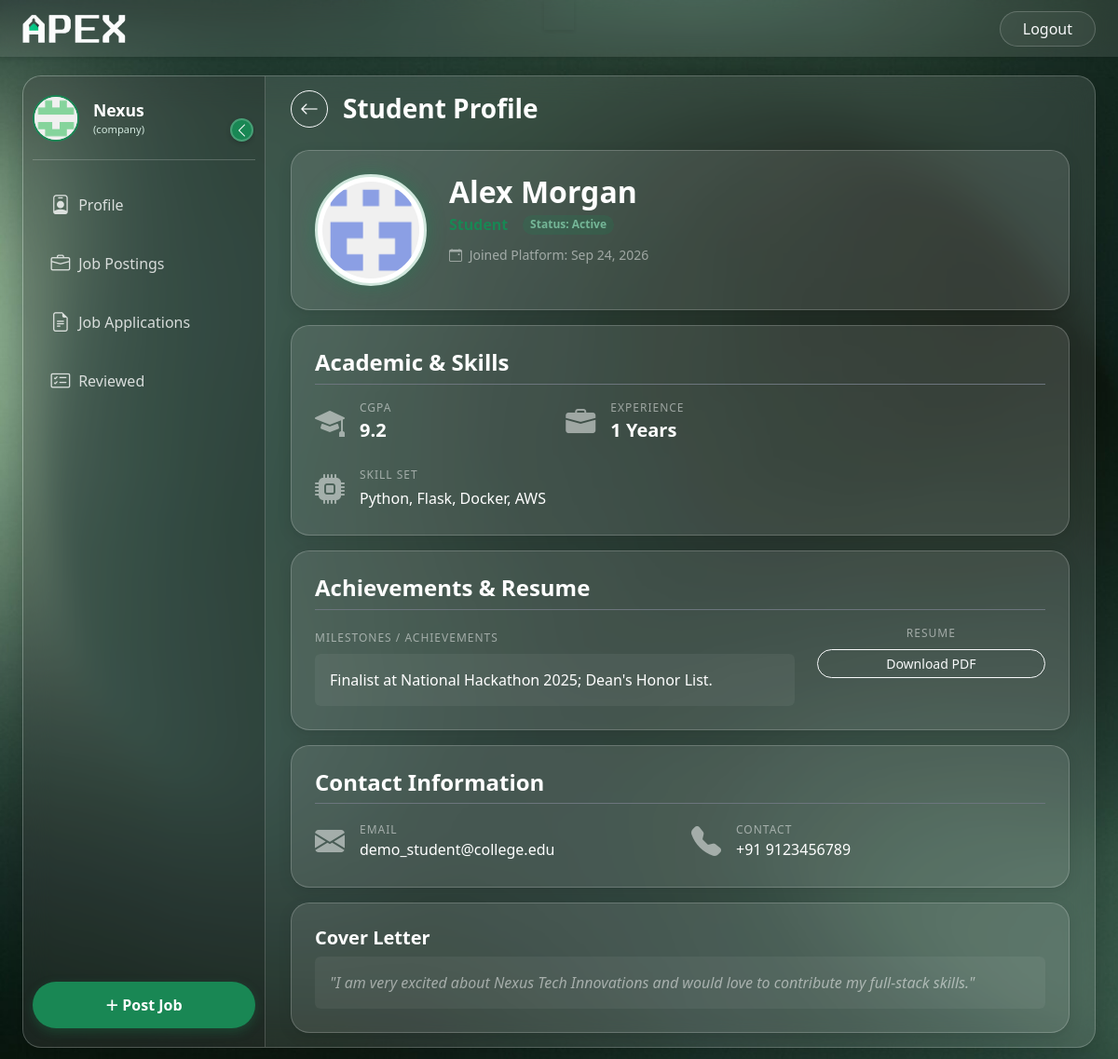
The page /company/application/view/6 (signed in) on the database its author committed.
### controller/models.py (models this page shows, shortened)
class User(UserMixin,db.Model):
    id = db.Column(db.Integer, primary_key=True, autoincrement=True)
    name = db.Column(db.String(80), nullable=False)
    email = db.Column(db.String(120), unique=True, nullable=False)
    password = db.Column(db.String(200), nullable=False)
    contact = db.Column(db.String(10), nullable=False)
    created_at = db.Column(db.DateTime, nullable=False, default=db.func.current_timestamp())
    blacklisted = db.Column(db.Boolean, default=False)
    image_url = db.Column(db.String(225))
    fs_uniquifier = db.Column(db.String(255), unique=True, nullable=False, default=lambda: secrets.token_urlsafe(16))
    last_login_at = db.Column(db.DateTime)
    student_details = db.relationship('Student', backref='user', lazy=True, uselist=False)
    company_details = db.relationship('Company', backref='user', lazy=True, uselist=False)
    roles = db.relationship('Role', secondary='user_roles', backref='user', lazy=True, uselist=False)

class Student(db.Model):
    id = db.Column(db.Integer, primary_key=True, autoincrement=True)
    user_id = db.Column(db.Integer, db.ForeignKey('user.id'), nullable=False)
    cgpa = db.Column(db.Float, nullable=False)
    experience = db.Column(db.Integer, nullable=False)
    skill_set = db.Column(db.String(200), nullable=False)
    resume = db.Column(db.String(225), nullable=False)
    milestones = db.Column(db.String(500))
    is_deleted = db.Column(db.Boolean, default=False)
    applications = db.relationship('Application', backref='student', lazy=True)

class Application(db.Model):
    id = db.Column(db.Integer, primary_key=True, autoincrement=True)
    student_id = db.Column(db.Integer, db.ForeignKey('student.id'), nullable=False)
    job_position_id = db.Column(db.Integer, db.ForeignKey('job_position.id'), nullable=False)
    application_status = db.Column(db.String(15), default='Applied') # Applied , Reviewed , Interviewed , Selected , Rejected
    applied_at = db.Column(db.DateTime, nullable=False, default=db.func.current_timestamp())
    cover_letter = db.Column(db.String(250))
    custom_resume = db.Column(db.String(225))
    remarks = db.Column(db.String(500)) # Recruiter feedback
    is_read = db.Column(db.Boolean, default=False)
    is_cleared = db.Column(db.Boolean, default=False)
    placements = db.relationship('Placement', backref='application', lazy=True, uselist=False)
    job_position = db.relationship('JobPosition', backref='applications', lazy=True)

### routes/company_routes.py (the view)
@company_bp.route('/application/view/<int:id>')
@company_required
def view_application(id):
    application = Application.query.get_or_404(id)
    if application.job_position.company_id != current_user.company_details.id:
        flash("Unauthorized access.", "danger")
        return redirect(url_for('company_bp.applications'))
    return render_template('company/view_application.html',
                            application=application,
                            user=current_user,
                            active_page='job_postings')

### app.py (called while the page is built)
@login_manager.user_loader
def load_user(user_id):
    return User.query.get(int(user_id))

### routes/main_routes.py (called while the page is built, shortened)
@app.context_processor
def inject_notifications():
    return dict(unread_count=0)

### templates/company/view_application.html (shortened to what this page needs)
{% extends 'company/dashboard.html' %}
{% block dashboard_content %}
<div class="container-fluid fade-in" style="max-width: 1000px;">
    <div class="d-flex align-items-center mb-4">
        <a href="{{ url_for('company_bp.reviewed') }}" class="btn btn-outline-light btn-sm rounded-circle me-3" style="width: 40px; height: 40px; display: flex; align-items: center; justify-content: center;">
            <i class="bi bi-arrow-left fs-5"></i>
        </a>
        <h3 class="text-white fw-bold mb-0">Student Profile</h3>
    </div>
    <div class="glass-card profile-header-card mb-3">
        <div class="d-flex flex-column flex-md-row align-items-center align-items-md-start gap-4">
            <div class="profile-img-container">
                <img src="{{ application.student.user.image_url }}" alt="Student Logo" class="{{ 'profile-img-lg-blacklist' if application.student.user.blacklisted else 'profile-img-lg' }}" style="width: 120px; height: 120px; object-fit: contain; background: white; border-radius: 50%; padding: 5px;">
            </div>
            <div class="flex-grow-1 text-center text-md-start">
                <h2 class="text-white fw-bold mb-1">{{ application.student.user.name }}</h2>
                <div class="d-flex flex-wrap justify-content-center align-items-center justify-content-md-start gap-3 mb-2">
                    <span class="text-success fw-bold">Student</span>
                    {% if application.student.user.blacklisted %}
                        <span class="badge bg-danger text-white rounded-pill">Status: Blacklisted</span>
                    {% else %}
                        <span class="badge bg-success-subtle rounded-pill">Status: Active</span>
                    {% endif %}
                </div>
                <small class="text-white-50">
                    <i class="bi bi-calendar-event me-1"></i>
                    Joined Platform: {{ application.student.user.created_at.strftime('%b %d, %Y') }}
                </small>
            </div>
        </div>
    </div>
    <div class="glass-card mb-3">
        <h4 class="text-white fw-bold mb-3 border-bottom border-secondary pb-2">Academic & Skills</h4>
        <div class="row g-4 ">
            <div class="col-md-4">
                <div class="d-flex align-items-center gap-3">
                    <i class="bi bi-mortarboard-fill fs-2 text-white-50"></i>
                    <div>
                        <span class="d-block text-white-50 text-uppercase text-xs">CGPA</span>
                        <span class="fw-bold text-white fs-5">{{ application.student.cgpa }}</span>
                    </div>
                </div>
            </div>
            <div class="col-md-4">
                <div class="d-flex align-items-center gap-3">
                    <i class="bi bi-briefcase-fill fs-2 text-white-50"></i>
                    <div>
                        <span class="d-block text-white-50 text-uppercase text-xs">Experience</span>
                        <span class="fw-bold text-white fs-5">{{ application.student.experience }} Years</span>
                    </div>
                </div>
            </div>
            <div class="col-md-12">
                <div class="d-flex align-items-start gap-3">
                    <i class="bi bi-cpu-fill fs-2 text-white-50"></i>
                    <div class="flex-grow-1">
                        <span class="d-block text-white-50 text-uppercase text-xs mb-1">Skill Set</span>
                            <span class="text-white">{{ application.student.skill_set }}</span>
                    </div>
                </div>
            </div>
        </div>
    </div>
    <div class="glass-card mb-3">
        <h4 class="text-white fw-bold mb-3 border-bottom border-secondary pb-2">Achievements & Resume</h4>
        <div class="row align-items-start g-4">
            <div class="col-md-8">
                <label class="text-white-50 text-xs text-uppercase mb-2">Milestones / Achievements</label>
                <div class="p-3 rounded h-100" style="background: rgba(255,255,255,0.05);">
                    <p class="text-white mb-0" style="white-space: pre-wrap;">{{ application.student.milestones or "No milestones added yet." }}</p>
                </div>
            </div>
            <div class="col-md-4 text-center ">
                <label class="text-white-50 text-xs text-uppercase mb-2 d-block">Resume</label>
                    {% if application.custom_resume %}
                        <a href="{{ application.custom_resume }}" target="_blank" class="btn btn-outline-light btn-sm rounded-pill w-100">
                            Download PDF
                        </a>
                    {% else %}
                    <a href="{{ application.student.resume }}" target="_blank" class="btn btn-outline-light btn-sm rounded-pill w-100">
                        Download PDF
                    </a>
                    {% endif %}
            </div>
        </div>
    </div>
    <div class="glass-card mb-3">
        <h4 class="text-white fw-bold mb-3 border-bottom border-secondary pb-2">Contact Information</h4>
        <div class="row g-4 ">
            <div class="col-md-6">
                <div class="d-flex align-items-center gap-3">
                    <i class="bi bi-envelope-fill fs-2 text-white-50"></i>
                    <div>
                        <span class="d-block text-white-50 text-uppercase text-xs">Email</span>
                        <span class="text-white">{{ application.student.user.email }}</span>
                    </div>
                </div>
            </div>
            <div class="col-md-6">
                <div class="d-flex align-items-center gap-3">
                    <i class="bi bi-telephone-fill fs-2 text-white-50"></i>
                    <div>
                        <span class="d-block text-white-50 text-uppercase text-xs">Contact</span>
                        <span class="text-white">+91 {{ application.student.user.contact }}</span>
                    </div>
                </div>
            </div>
        </div>
    </div>
    {% if application.cover_letter %}
    <div class="col-12">
        <div class="glass-card">
            <h5 class="text-white fw-bold mb-2">Cover Letter</h5>
            <div class="p-3 rounded" style="background: rgba(255,255,255,0.05);">
                <p class="text-white-50 mb-0 fst-italic">"{{ application.cover_letter }}"</p>
            </div>
        </div>
    </div>
    {% endif %}
</div>
{% endblock %}

### templates/company/dashboard.html (shortened to what this page needs)
{% extends 'base.html' %}
{% block content %}
<div class="w-100 p-0">
    <div class="dashboard-wrapper">
            <aside class="sidebar" id="sidebar">
                <div class="user-profile-section">
                    <img src="{{user.image_url}}" alt="Profile" class="user-avatar">
                    <div class="user-info">
                        <p class="user-name text-truncate">{{user.name.split()[0]}}</p>
                        <p class="user-role">(company)</p>
                    </div>
                    <button class="toggle-btn" id="sidebarToggle" >
                        <i class="bi bi-chevron-left"></i>
                    </button>
                </div>
                <div class="nav-section">
                    <a href="{{ url_for('company_bp.profile') }}" class="sidebar-link {% if active_page == 'profile' %}active{% endif %}">
                        <i class="bi bi-person-badge"></i>
                        <span class="nav-text">&nbsp;Profile</span>
                    </a>
                    <a href="{{ url_for('company_bp.job_postings') }}" class="sidebar-link {% if active_page == 'jobs' %}active{% endif %}">
                        <i class="bi bi-briefcase"></i>
                        <span class="nav-text">&nbsp;Job Postings</span>
                    </a>
                    <a href="{{ url_for('company_bp.applications') }}" class="sidebar-link {% if active_page == 'applications' %}active{% endif %}">
                        <i class="bi bi-file-earmark-text"></i>
                        <span class="nav-text">&nbsp;Job Applications</span>
                    </a>
                    <a href="{{ url_for('company_bp.reviewed') }}" class="sidebar-link {% if active_page == 'notifications' %}active{% endif %}">
                        <i class="bi bi-card-checklist"></i>
                        <span class="nav-text">&nbsp;Reviewed</span>
                    </a>
                </div>
                <div class="create-btn-container">
                    <a href="/company/jobs/create" class="btn-create" title="Create New">
                        <span class="btn-icon">+</span>
                        <span class="btn-text">&nbsp;Post Job</span>
                    </a>
                </div>
            </aside>
            <main class="main-content">
                {% block dashboard_content %}
                {% endblock %}
            </main>
        </div>
    </div>
    {% endblock %}

### static/css/style.css (style rules this page uses)
:root { --primary-green: #198754; --dark-green: #0f5132; --forest-green: #2E8B57; --navbar-bg: #206a5d; --teal-green: #206a5d; --light-green: #d1e7dd; --glass-bg: rgba(255, 255, 255, 0.1); --glass-border: rgba(255, 255, 255, 0.2); --text-white: #ffffff; --text-muted: rgba(255, 255, 255, 0.7); }
body,html { overscroll-behavior: none; background-image: url("../uploads/Background.jpg"); background-repeat: no-repeat; background-size: cover; background-attachment: fixed; min-height: 100vh; font-family: 'Segoe UI', Tahoma, Geneva, Verdana, sans-serif; }
.dashboard-wrapper { display: flex; background: var(--glass-bg); backdrop-filter: blur(15px); -webkit-backdrop-filter: blur(15px); border: 1px solid var(--glass-border); box-shadow: 0 8px 32px rgba(0,0,0,0.2); margin-top: 20px; height: calc(100vh - 100px); border-radius: 20px; overflow: hidden; position: relative; }
.sidebar { width: 260px; background: rgba(0, 0, 0, 0.2); border-right: 1px solid var(--glass-border); display: flex; flex-direction: column; transition: width 0.3s ease; padding: 20px 10px; position: relative; z-index: 100; flex-shrink: 0; }
.toggle-btn { position: absolute; right: 2px; top: 25px; background: var(--primary-green); border: 2px solid rgba(255,255,255,0.2); color: white; width: 25px; height: 25px; border-radius: 50%; display: flex; align-items: center; justify-content: center; cursor: pointer; z-index: 200; transition: 0.3s; box-shadow: 0 2px 5px rgba(0,0,0,0.2); }
.user-profile-section { display: flex; align-items: center; padding-bottom: 20px; margin-bottom: 20px; border-bottom: 1px solid var(--glass-border); position: relative; height: 70px; overflow: hidden; }
.user-avatar { width: 50px; height: 50px; border-radius: 50%; object-fit: cover; border: 2px solid var(--primary-green); background: #eee; flex-shrink: 0; }
.user-info { margin-left: 15px; overflow: hidden; white-space: nowrap; }
.user-name { font-weight: 600; color: white; margin: 0; font-size: 1.1rem; }
.user-role { font-size: 0.7rem; color: var(--light-green); margin: 0; }
.nav-section { flex-grow: 1; }
.sidebar-link { display: flex; align-items: center; color: rgba(255,255,255,0.8); text-decoration: none; padding: 12px 15px; margin-bottom: 8px; border-radius: 12px; transition: all 0.2s; white-space: nowrap; position: relative; z-index: 101; }
.sidebar-link i { font-size: 1.3rem; min-width: 30px; text-align: center; }
.create-btn-container { margin-top: auto; }
.btn-create { display: flex; align-items: center; justify-content: center; background: var(--primary-green); color: white; border: none; height: 50px; width: 100%; border-radius: 25px; font-weight: 600; transition: all 0.3s; text-decoration: none; overflow: hidden; white-space: nowrap; box-shadow: 0 4px 12px rgba(25, 135, 84, 0.3); z-index: 101; }
.btn-icon { font-size: 1.5rem; font-weight: 300; line-height: 1; }
.main-content { flex-grow: 1; padding: 15px; overflow-y: auto; }
.glass-card { background: var(--glass-bg); border: 1px solid var(--glass-border); border-radius: 20px; padding: 25px; box-shadow: 0 4px 15px rgba(0,0,0,0.1); }
.profile-img-lg { width: 100px; height: 100px; border-radius: 50%; object-fit: cover; border: 3px solid var(--light-green); box-shadow: 0 0 20px rgba(25, 135, 84, 0.4); }
.text-xs { font-size: 0.75rem; letter-spacing: 1px; }
.fade-in { animation: fadeIn 0.5s ease-in-out; }
.text-truncate { white-space: nowrap; overflow: hidden; text-overflow: ellipsis; display: block; }
.bg-success-subtle { background-color: rgba(25, 135, 84, 0.2) !important; color: #75b798 !important; }

### rows shown on the page
User: image_url (picture), name "Nexus"
User: student.user.image_url (picture), student.user.name "Alex Morgan", student.user.created_at "Sep 24, 2026", student.user.email "demo_student@college.edu", student.user.contact "9123456789"
Student: student.cgpa "9.2", student.experience "1", student.skill_set "Python, Flask, Docker, AWS", student "Finalist at National Hackathon 2025; Dean's Honor List."
Application: cover_letter "I am very excited about Nexus Tech Innovations and would love to contribute my full-stack skills."
